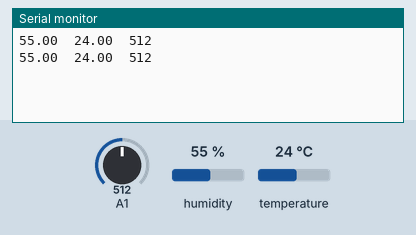
The sketch below on a simulated Arduino Uno, built with avr-gcc and run on an emulated ATmega328P. On the bench: the last lines printed to the serial monitor. The inputs (shaded band) are chosen by the test bench; at power-on: humidity 55 %, A1 = 512, temperature 24 °C.

Above: at 4.8 s.
4.9 s: humidity set to 22 %
At 6.8 s:
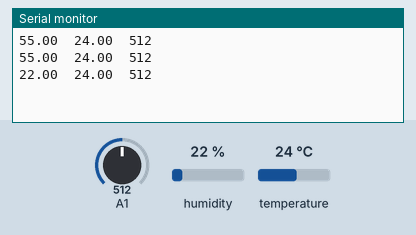
7.9 s: A1 set to 716
At 8.6 s:
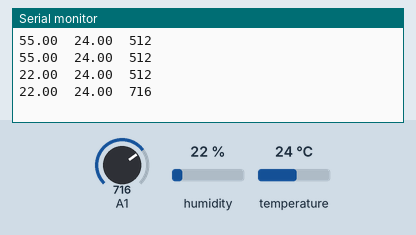
10.9 s: temperature set to 12 °C
At 13.3 s:
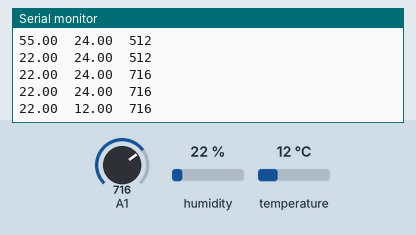
13.9 s: A1 set to 900
At 15.1 s:
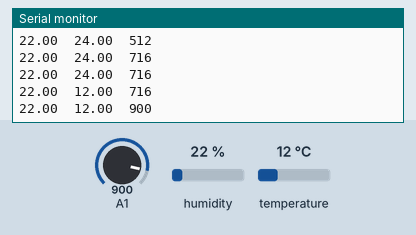
16.9 s: humidity set to 40 %
At 18.6 s:
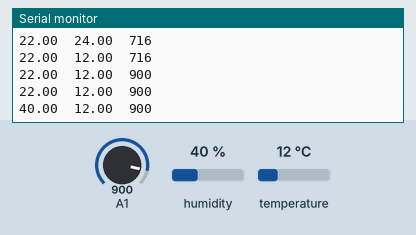
Timing chart, 0 to 20.1 s (numbered marks = the images above; inputs shaded):
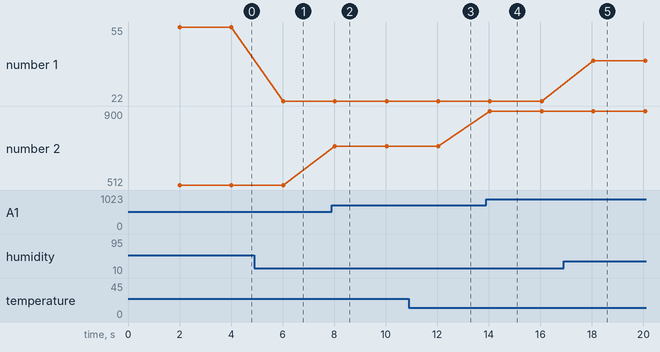

Measured:
- after the input at 4.9 s, the serial monitor: prints a new line after 1.1 s (image 1)
- after the input at 7.9 s, the serial monitor: prints a new line after 0.12 s (image 2)
- after the input at 10.9 s, the serial monitor: prints a new line after 1.1 s (image 3)
- after the input at 13.9 s, the serial monitor: prints a new line after 0.14 s (image 4)
- after the input at 16.9 s, the serial monitor: prints a new line after 1.2 s (image 5)
- plotted number 1: 55 → 22 after the input at 4.9 s, 22 → 40 after the input at 16.9 s
- plotted number 2: 512 → 716 after the input at 7.9 s, 716 → 900 after the input at 13.9 s

The sketch:

Sensor.ino
```cpp
#include "DHT.h"

DHT dht;

void setup() {
  Serial.begin(9600);

  dht.setup(A0);
}

void loop() {
  delay(dht.getMinimumSamplingPeriod());

  Serial.print(dht.getHumidity());
  Serial.print("\t");
  Serial.print(dht.getTemperature());
  Serial.print("\t");
  Serial.print(analogRead(A1));
  Serial.print("\n");
}
```
